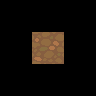

Below is a game level as drawn by its tile map, then a one-line description and the .tmx that defines it (tile-layer data replaced by summaries):
An orthogonal 3x3 tile map with 32x32 px tiles, 6 tile layers (regions, input_set, output_dirt2, output2_dirt2, ...).

<map version="1.0" orientation="orthogonal" width="3" height="3" tilewidth="32" tileheight="32">
 <tileset firstgid="1" name="dirt2" tilewidth="32" tileheight="32">
  <image source="../../img/dirt2.png" width="96" height="192" />
 </tileset>
 <layer name="regions" width="3" height="3">
  <data>[9 cells, 1 non-empty, 1 distinct tile ids]</data>
 </layer>
 <layer name="input_set" width="3" height="3">
  <data>[9 cells, 1 non-empty, 1 distinct tile ids]</data>
 </layer>
 <layer name="output_dirt2" width="3" height="3">
  <data>[9 cells, 1 non-empty, 1 distinct tile ids]</data>
 </layer>
 <layer name="output2_dirt2" width="3" height="3">
  <data>[9 cells, 1 non-empty, 1 distinct tile ids]</data>
 </layer>
 <layer name="output3_dirt2" width="3" height="3">
  <data>[9 cells, 1 non-empty, 1 distinct tile ids]</data>
 </layer>
 <layer name="output4_dirt2" width="3" height="3">
  <data>[9 cells, 1 non-empty, 1 distinct tile ids]</data>
 </layer>
</map>
